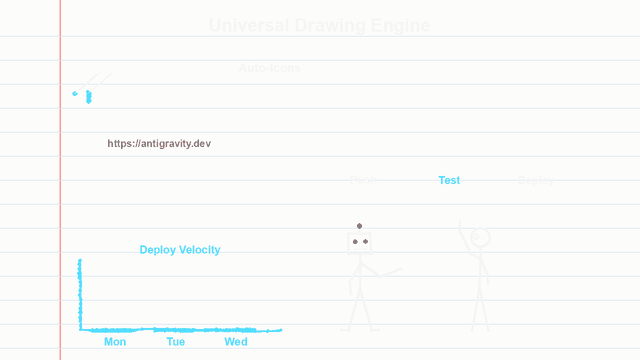
#> input picture universal_showcase.gif, 640 x 360 px
$ python -i stickman_lib.py   (imports and definitions only)
#> lines starting #> are read from the running program, lines starting #| are printed output that depends on the picture
"""stickman_anim - a tiny toolkit for hand-drawn, stop-motion style stickman animations.

Everything is drawn with Pillow on a 640x360 logical canvas, supersampled and downsampled, so lines stay
crisp at any output size. Every primitive is re-jittered per frame (seeded by the frame number), which is
what makes the animation read as stop-motion.

Minimal script::

    from stickman_anim import *            # inside the Claude skill: from stickman_lib import *

    N = 40

    def render(f):
        c = Frame(f)                       # fresh canvas, jitter seeded by the frame number
        c.floor(322)
        c.robot(120, 322, eye=CYAN, hr=(180, 258))
        c.text((320, 40), "Hello", font(20), WHITE, "mm")
        return c.image()

    if __name__ == "__main__":             # the guard lets multiprocessing workers import this file
        main(render, N, "hello")           # honours the format / theme flags, writes hello.gif or hello.mp4

Run it with flags: ``python hello.py video-4k bg-white`` (see FORMATS and parse_flags below).
"""
__version__ = "0.2.0"

import glob
import math
import random

from PIL import Image, ImageDraw, ImageFont

from .paths import Path, Point, apply_rough_bowing, generate_hatch_fill, generate_stipple_fill, draw_hand_pen
from .svg_import import parse_svg, parse_svg_path_d
from .icons import get_icon_paths, load_icon_svg
from .generators import (
    image_to_sketch_paths, parse_sketch_dsl, text_to_pen_strokes, latex_to_math_paths,
    circle_annotation_path, underline_annotation_path, bracket_annotation_path, curved_arrow_path,
    get_browser_mockup_paths, get_terminal_mockup_paths, get_phone_mockup_paths, render_paper_background
)
from .diagrams import render_diagram_paths, chart_bar_paths, chart_line_paths, chart_pie_paths
from .rig import Character, Pose, solve_2bone_ik, get_action_pose, draw_emote, draw_speech_bubble, draw_crowd
from .motion import (
    Track, Camera, ParticleSystem, draw_speed_lines,
    stagger, squash_stretch, spring,
    ease_linear, ease_in_quad, ease_out_quad, ease_in_out_quad,
    ease_in_cubic, ease_out_cubic, ease_in_out_cubic,
    ease_out_back, ease_in_back, ease_in_out_back,
    ease_out_elastic, ease_out_bounce,
    transition_wipe, transition_iris, transition_ink_splash
)
from .audio_fx import (
    parse_cued_script, CueTimeline,
    parse_dialogue_script, generate_dialogue_audio, get_active_speaker_at,
    calculate_rms_envelope, synthesize_sfx, mix_audio_tracks
)
from .timeline import Scene, Timeline, run_project_file, ASPECT_PRESETS
from .qa import lint_storyboard, search_assets, QAReport, QAIssue
from .storyboard import render_storyboard, build_storyboard_timeline
from .exporters import export_social, export_transparent_video, export_animated_svg, generate_thumbnail, SOCIAL_PRESETS


# ------------------------------------------------------------------ flags
# Output format and colour theme are chosen with FLAGS, read at import time from the script's command line
# (e.g. `python make_x.py video-4k bg-white`) or from the STICKMAN_FLAGS env var. They must be known before
# the classes below are defined, which is why this runs first. Unknown words are ignored; a leading "--" is fine.
#   format : gif | gif-hd | video-hd | video-4k            (default gif-hd)
#   theme  : bg-black (= fg-white, default) | bg-white (= fg-black)
import os as _os
import sys as _sys

FORMATS = {                     # flag -> (kind, quality preset, description)
    "gif": ("gif", "sd", "GIF 640x360"),
    "gif-hd": ("gif", "hd", "GIF 1280x720"),
    "video-hd": ("mp4", "fhd", "MP4 1920x1080"),
    "video-4k": ("mp4", "4k", "MP4 3840x2160"),
}


def parse_flags(words):
    """Return (format_flag, theme) from a list of words. theme is 'dark' (bg-black/fg-white) or 'light'."""
    words = [w.lstrip("-").lower() for w in words]
    fmt = next((w for w in words if w in FORMATS), "gif-hd")
    bg = "white" if "bg-white" in words else ("black" if "bg-black" in words else None)
    fg = "black" if "fg-black" in words else ("white" if "fg-white" in words else None)
    if bg is None and fg is not None:
        bg = "white" if fg == "black" else "black"        # only the ink was named: pick the matching ground
    if bg is not None and fg is not None and bg == fg:
        raise SystemExit("stickman flags: bg-%s with fg-%s would be invisible. Use bg-black+fg-white or bg-white+fg-black." % (bg, fg))
    return fmt, ("light" if bg == "white" else "dark")


_ALL_FLAGS = set(FORMATS) | {"bg-black", "bg-white", "fg-black", "fg-white"}
FORMAT, THEME = parse_flags(_sys.argv[1:] + _os.environ.get("STICKMAN_FLAGS", "").split())

# ------------------------------------------------------------------ palette
# WHITE means "the ink colour" (white on a dark ground, near-black on a light one); BG is the ground.
if THEME == "dark":                       # bg-black, fg-white
    WHITE = (245, 245, 245)
    GREY = (125, 125, 125)
    DIM = (65, 65, 65)                    # idle / inactive outlines
    CYAN = (80, 220, 255)                 # active / working
    GREEN = (90, 255, 140)                # done / success
    RED = (255, 95, 95)                   # failure (use sparingly)
    BG = (0, 0, 0)
else:                                     # bg-white, fg-black (accents darkened so they stay readable)
    WHITE = (18, 18, 18)
    GREY = (115, 115, 115)
    DIM = (196, 196, 196)
    CYAN = (0, 140, 200)
    GREEN = (0, 150, 70)
    RED = (215, 45, 45)
    BG = (255, 255, 255)
INK = WHITE

W, H = 640, 360            # logical canvas (all coordinates are in these units)
S = 4                      # supersample factor (set by set_quality; drawing happens at S x logical)
OUT = (1280, 720)          # pixel size of the finished frames (set by set_quality)

# name -> (output width, supersample). Supersample = 2x the output scale, so every edge is anti-aliased.
QUALITY = {"sd": (640, 2), "hd": (1280, 4), "fhd": (1920, 6), "4k": (3840, 12)}


def set_quality(name="hd"):
    """Pick the output resolution: 'sd' 640x360, 'hd' 1280x720 (default), 'fhd' 1920x1080, '4k' 3840x2160.
    Call it once at the top of a script, BEFORE creating any Frame. Coordinates never change: the same
    640x360 layout is simply drawn with more pixels, so lines and text stay sharp."""
    global S, OUT
    ow, ss = QUALITY[name] if isinstance(name, str) else name
    S, OUT = ss, (ow, ow * 9 // 16)
    _FONT_CACHE.clear()
    return OUT


# ------------------------------------------------------------------ helpers
def lerp(a, b, t):
    return (a[0] + (b[0] - a[0]) * t, a[1] + (b[1] - a[1]) * t)


def clamp(x, a=0.0, b=1.0):
    return max(a, min(b, x))


# [16 lines left out: functions arc_lerp, along, not called in this run]


_FONT_DIRS = [
    "/usr/share/fonts", "/usr/local/share/fonts", _os.path.expanduser("~/.fonts"),
    _os.path.expanduser("~/.local/share/fonts"),                      # Linux
    "/System/Library/Fonts", "/System/Library/Fonts/Supplemental", "/Library/Fonts",
    _os.path.expanduser("~/Library/Fonts"),                           # macOS
    _os.path.join(_os.environ.get("WINDIR", "C:\\Windows"), "Fonts"),   # Windows
]
_LATIN_BOLD = ["LiberationSans-Bold.ttf", "DejaVuSans-Bold.ttf", "Arial Bold.ttf", "arialbd.ttf", "Helvetica.ttc"]
_LATIN_REG = ["LiberationSans-Regular.ttf", "DejaVuSans.ttf", "Arial.ttf", "arial.ttf", "Helvetica.ttc"]
# Bangla needs a font with Bengali glyphs AND complex-text shaping (libraqm) so conjuncts join correctly.
_BANGLA = ["FreeSans.ttf", "NotoSansBengali-Regular.ttf", "NotoSansBengali[wdth,wght].ttf",
           "Kohinoor Bangla.ttc", "Bangla Sangam MN.ttc", "Nirmala.ttf", "vrinda.ttf", "Lohit-Bengali.ttf"]


# [20 lines left out: functions _search, find_font, not called in this run]


_FONT_CACHE = {}
set_quality(FORMATS[FORMAT][1])   # from the format flag (default gif-hd -> 1280x720). Can still be overridden in code.


# [6 lines left out: function font, not called in this run]


# ------------------------------------------------------------------ canvas
class Frame:
    # [7 lines left out: function __init__, not called in this run]

    # ---- low-level jittered primitives
    def j(self, p, a=1.2):
        return (p[0] + self.rng.uniform(-a, a), p[1] + self.rng.uniform(-a, a))

    def P(self, p):
        return (p[0] * S, p[1] * S)

    # [11 lines left out: functions line, poly, not called in this run]

    def rect(self, a, b, col=WHITE, w=2.6, jit=1.2):
        self.poly([a, (b[0], a[1]), b, (a[0], b[1])], col, w, True, jit)

    # [13 lines left out: functions circle, dashed, not called in this run]

    # ---- text (jittered; pass a font from font())
    def text(self, xy, s, fnt, col=WHITE, anchor="lm"):
        self.d.text((xy[0] * S + self.rng.uniform(-0.6 * S, 0.6 * S), xy[1] * S + self.rng.uniform(-0.6 * S, 0.6 * S)),
                    s, font=fnt, fill=col, anchor=anchor)

    def tw(self, s, fnt):
        return self.d.textlength(s, font=fnt) / S

    # [24 lines left out: functions typed, wipe, spinner, not called in this run]

    def check(self, c, s=10, col=GREEN, w=3.0):
        self.poly([(c[0] - 0.5 * s, c[1]), (c[0] - 0.1 * s, c[1] + 0.4 * s), (c[0] + 0.55 * s, c[1] - 0.4 * s)],
                  col, w, False, 0.5)

    def cross(self, c, s=10, col=RED, w=3.0):
        self.line((c[0] - s * .45, c[1] - s * .45), (c[0] + s * .45, c[1] + s * .45), col, w, 0.5)
        self.line((c[0] + s * .45, c[1] - s * .45), (c[0] - s * .45, c[1] + s * .45), col, w, 0.5)

    def sparkle(self, c, s=6, col=GREEN):
        self.line((c[0] - s, c[1]), (c[0] + s, c[1]), col, 2, 0.3)
        self.line((c[0], c[1] - s), (c[0], c[1] + s), col, 2, 0.3)

    # [5 lines left out: function packet, not called in this run]

    def floor(self, y, x0=14, x1=626):
        self.line((x0, y), (x1, y), DIM, 2, 0.8)

    # ---- characters
    # [247 lines left out: functions arm, robot, human, window, node, draw_path and 17 more, not called in this run]

    def background(self, style="dark"):
        """Apply paper background texture: dark, light, notebook, blueprint, chalkboard, sepia, grid."""
        render_paper_background(self.img, style=style, s_factor=S)

    # ---- Articulated Characters & Rigging (Phase B)
    # [40 lines left out: function character, not called in this run]

    def emote(self, xy, kind="!", col=None):
        """Draw comic emotion indicator over character head (!, ?, heart, sweat, zzz)."""
        draw_emote(self, xy, kind=kind, col=col)

    def speech_bubble(self, speaker_xy, text, box_w=120.0, box_h=40.0, thought=False, progress=1.0, col=None):
        """Render hand-drawn speech or thought bubble pointing to speaker."""
        draw_speech_bubble(self, speaker_xy, text, box_w=box_w, box_h=box_h, thought=thought, progress=progress, col=col)

    def crowd(self, box, count=8, action="celebrate", t=None):
        """Render procedural crowd of stick figures with staggered animation phases."""
        draw_crowd(self, box, count=count, action=action, t=self.f if t is None else t)

    # ---- Motion & Particles (Phase C)
    def confetti(self, origin, t=None, count=24, seed=42):
        """Fluttering colorful rectangles that fall with gravity and sway."""
        ParticleSystem.confetti(self, origin, self.f if t is None else t, count=count, seed=seed)

    def sparks(self, origin, t=None, count=16, seed=42, col=(255, 230, 0)):
        """Bright radiating spark lines with velocity decay."""
        ParticleSystem.sparks(self, origin, self.f if t is None else t, count=count, seed=seed, col=col)

    def smoke(self, origin, t=None, count=8, seed=42):
        """Puffs of wobbly cartoon smoke rising and expanding."""
        ParticleSystem.smoke(self, origin, self.f if t is None else t, count=count, seed=seed)

    def rain(self, box, t=None, count=30, seed=42):
        """Angled raindrops falling across the stage."""
        ParticleSystem.rain(self, box, self.f if t is None else t, count=count, seed=seed)

    def speed_lines(self, direction="right", intensity=1.0, count=14, col=(160, 160, 170)):
        """Draw comic action speed lines across edges."""
        draw_speed_lines(self, direction=direction, intensity=intensity, count=count, col=col)

    # [14 lines left out: functions avatar, image, not called in this run]


def load_avatar(path):
    """Open a user image, flatten transparency onto white, crop to a centered square."""
#> called with path = '../../../universal_showcase.gif'
    raw = Image.open(path).convert("RGBA")
    flat = Image.new("RGBA", raw.size, (255, 255, 255, 255))
#> flat: PIL image 640x360 RGBA; every value is 255
    flat.alpha_composite(raw)
    flat = flat.convert("RGB")
#> flat is the input picture: PIL image 640x360 RGB; mean R, G, B 249.5, 250.7, 249.4
    s = min(flat.size)
#> s = 360
    x0 = (flat.width - s) // 2
#> x0 = 140
    return flat.crop((x0, 0, x0 + s, s))
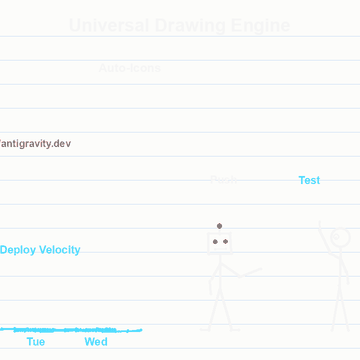
#> returned value: PIL image 360x360 RGB; mean R, G, B 249.3, 250.8, 249.5


# ------------------------------------------------------------------ output
# [5 lines left out: function save_gif, not called in this run]


_RENDER = None          # set before forking so worker processes inherit the render function


def _render_one(f):
    im = _RENDER(f).convert("RGB")
    return im.size, im.tobytes()


_DETECTED_ENCODER = None


# [99 lines left out: functions _detect_video_encoder, _resolve_workers, iter_frames, render_mp4, not called in this run]


def save_mp4(frames, path, ms=120, crf=14, loops=3):
    """Same as render_mp4 for frames already in a list (fine up to FHD; use render_mp4 for 4K)."""
    render_mp4(lambda f: frames[f], len(frames), path, ms, crf, loops)


# [36 lines left out: functions contact_sheet, export, sheet, not called in this run]


def describe():
    return "%s, %s theme (%s)" % (FORMATS[FORMAT][2], "bg-black/fg-white" if THEME == "dark" else "bg-white/fg-black", FORMAT)


# [97 lines left out: functions main, export_with_voice, not called in this run]

>>> result = load_avatar('../../../universal_showcase.gif')
